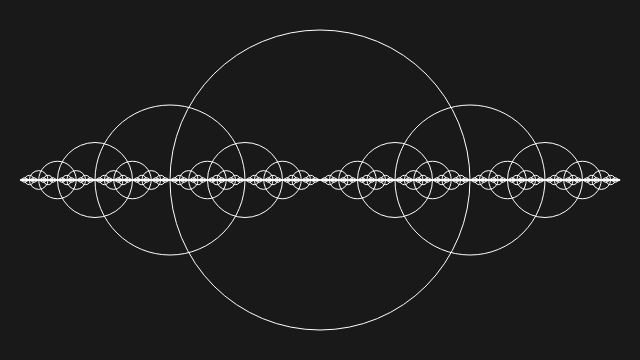
Frame 1 (no input)
Frame 60 (no input): identical to frame 1, image omitted
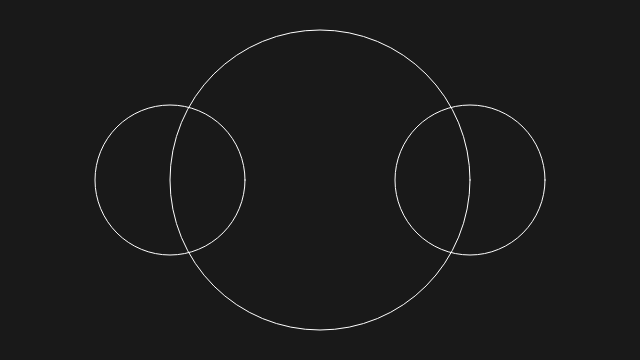
Frame 120 (the mouse pressed at the canvas centre since frame 60)

The p5.js sketch that drew these frames (run headless with seeded random() and noise() and a simulated clock; from frame 60 on, the mouse is pressed at the canvas centre):

// p5.js sketch
// ── sketch.js
// Move mouse up and down to create recursive fractal
function setup() {
c = createCanvas(640, 360);
}

function draw() {
  background(25);
  drawCircle(width/2, height/2, 300);
}

function drawCircle(x, y, d) {
  stroke(255);
  noFill();
  ellipse(x, y, d, d);

  var scale = map(mouseY, 0, height, 1, 300)
// exit condition
  if (d > scale) {
    drawCircle(x+d/2, y, d/2);
    drawCircle(x-d/2, y, d/2);
  }
}
